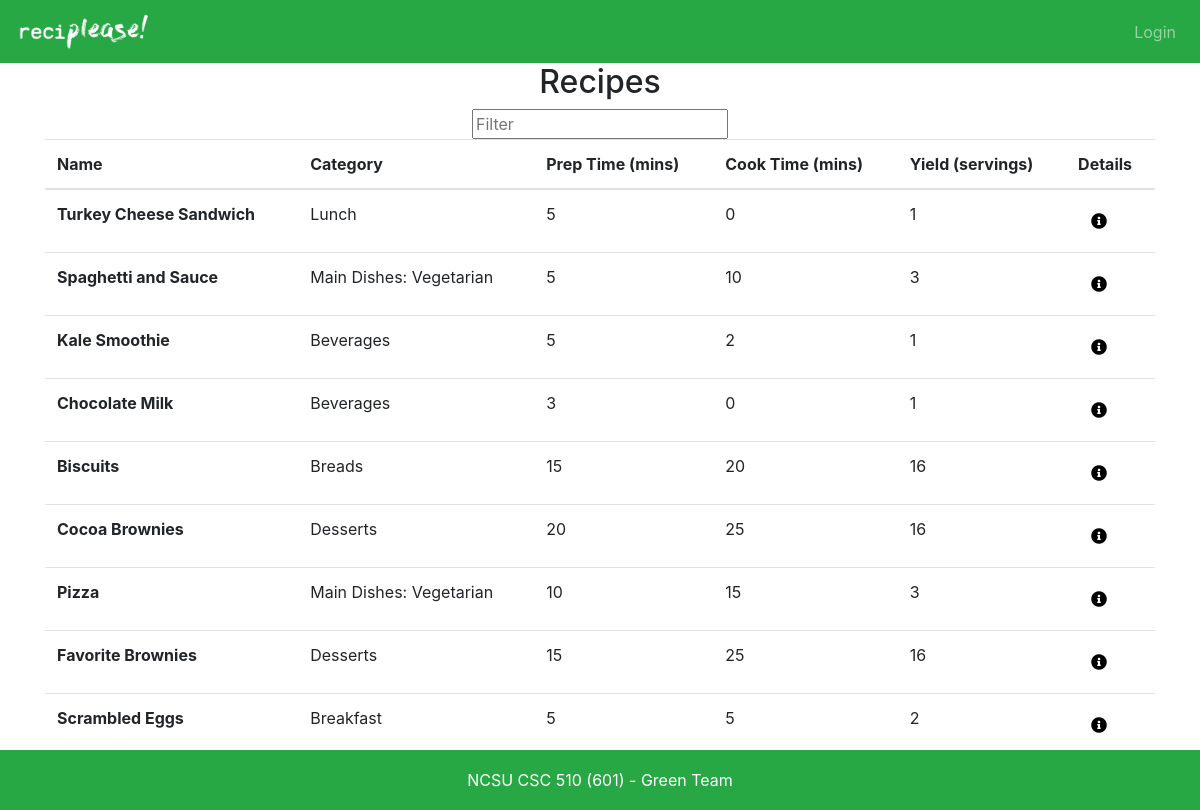
The app's page /recipes/ with its own data.
### recipes/models.py (models this page shows, shortened)
class Recipe(models.Model):
    name = models.CharField(max_length=200)
    category = models.ForeignKey('RecipeCategory', on_delete=models.SET_NULL, null=True)
    ingredients = models.ManyToManyField(Ingredient, through=RecipeIngredient)
    prep_time = models.PositiveIntegerField()
    cook_time = models.PositiveIntegerField()
    servings = models.PositiveIntegerField()

class RecipeCategory(models.Model):
    name = models.CharField(max_length=200)
    def __str__(self):
        return self.name

### recipes/views.py (the view)
# urls.py: path('', views.recipe_list, name='recipe_list'),
def recipe_list(request):
    recipes = Recipe.objects.all()
    return render(request, 'recipes/recipe_list.html', {'recipes': recipes})

### recipes/templates/recipes/recipe_list.html (shortened to what this page needs)
{% extends 'base.html' %}
{% block content %}
{% load static %}
<div class="container">
    <h2 align="center">Recipes</h2>
    <div align="center">
        <input id="filter-input" placeholder="Filter" />
    </div>
    <table class="table header-fixed">
        <thead>
            <tr>
                <th scope="col">Name</th>
                <th scope="col">Category</th>
                <th scope="col">Prep Time (mins)</th>
                <th scope="col">Cook Time (mins)</th>
                <th scope="col">Yield (servings)</th>
                <th scope="col">Details</th>
            </tr>
        </thead>
        <tbody id="recipe-table-body">
            {% for recipe in recipes %}
            <tr class="recipe-table-row">
                <th scope="row">{{ recipe.name }}</th>
                <td>{{ recipe.category }}</td>
                <td>{{ recipe.prep_time }}</td>
                <td>{{ recipe.cook_time }}</td>
                <td>{{ recipe.servings }}</td>
                <td>
                    <button type="button"  class="btn btn-default" style="background:none">
                        <a href="/recipes/{{ recipe.id }}"><span class="fas fa-info-circle" style="color:#000000;"></span></a>
                    </button>
                </td>
            </tr>
            {% endfor %}
        </tbody>
    </table>
</div>
<div class="container" align="center">
    <a class="btn btn-success" href="{% url 'add_recipe' %}" role="button">Add</a>
</div>
{% endblock %}

### records on screen
Recipe: name "Turkey Cheese Sandwich", category "Lunch", prep_time "5", cook_time "0", servings "1"
Recipe: name "Spaghetti and Sauce", category "Main Dishes: Vegetarian", prep_time "5", cook_time "10", servings "3"
Recipe: name "Kale Smoothie", category "Beverages", prep_time "5", cook_time "2", servings "1"
Recipe: name "Chocolate Milk", category "Beverages", prep_time "3", cook_time "0", servings "1"
Recipe: name "Biscuits", category "Breads", prep_time "15", cook_time "20", servings "16"
Recipe: name "Cocoa Brownies", category "Desserts", prep_time "20", cook_time "25", servings "16"
Recipe: name "Pizza", category "Main Dishes: Vegetarian", prep_time "10", cook_time "15", servings "3"
Recipe: name "Favorite Brownies", category "Desserts", prep_time "15", cook_time "25", servings "16"
Recipe: name "Scrambled Eggs", category "Breakfast", prep_time "5", cook_time "5", servings "2"
